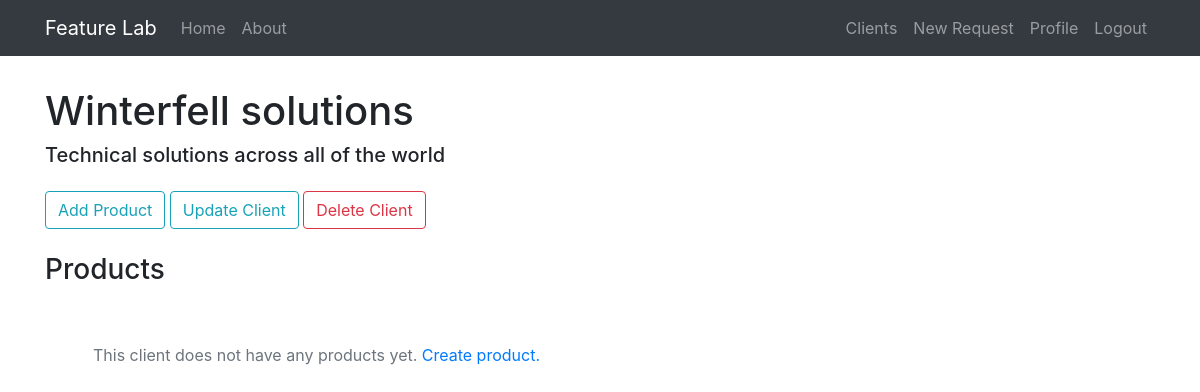
The app's page /client/2 (signed in) with its own data.
### feature_lab/models.py (models this page shows, shortened)
class Client(db.Model):
    id = db.Column(db.Integer, primary_key=True)
    name = db.Column(db.String(20), unique=True, nullable=False)
    email = db.Column(db.String(120), unique=True, nullable=False)
    bio = db.Column(db.Text(), nullable=False)
    priority = db.Column(db.Integer, nullable=False, unique=True)
    phone_number = db.Column(db.String())
    created_at = db.Column(db.DateTime, nullable=False, default=datetime.utcnow)
    products = db.relationship('Product', backref='owner', lazy=True)
    user_id = db.Column(db.Integer, db.ForeignKey('user.id'), nullable=False)

### feature_lab/clients/routes.py (the view)
@clients.route('/client/<int:client_id>')
@login_required
def client(client_id):  # client page
    client = Client.query.get_or_404(int(client_id))
    return render_template('client.html', client=client)

### feature_lab/models.py (called while the page is built)
@login_manager.user_loader
def load_user(user_id):
    return User.query.get(int(user_id))

### feature_lab/templates/client.html (shortened to what this page needs)
{% extends 'layout.html' %}
{% block content %}
    <h1>{{client.name}}</h1>
    <h5 class="mb-4">{{client.bio}}</h5>
    <button class="btn btn-outline-info" onclick="window.location='/create_product/{{client.id}}'">Add Product</button>
    <button class="btn btn-outline-info" onclick="window.location='/client/{{client.id}}/update'">Update Client</button>
    <button type="button" class="btn btn-outline-danger" data-toggle="modal" data-target="#deleteModal">Delete Client</button>
    <h3 class="mt-4">Products</h3>
    {% if client.products %}
        {% for product in client.products %}
            <div>
                <a href="/product/{{ product.id }}" class="request-card">
                    <div class="card bg-light mb-3 p-3 mr-0">
                        <div class="p-1">
                            <h5 class="card-title">{{ product.name }}</h5>
                            <p class="card-text">{{ product.description }}</p>
                            {% for area in product.areas %}
                                <span class="badge badge-info">{{ area.name }}</span>
                            {% endfor %}
                        </div>
                    </div>
                </a>
            </div>
        {% endfor %}
    {% else %}
        <div class="p-5 text-secondary">
            <p>This client does not have any products yet. <a href="/create_product/{{client.id}}">Create product.</a></p>
        </div>
    {% endif %}
{% endblock content %}

### records on screen
Client: name "Winterfell solutions", bio "Technical solutions across all of the world"
